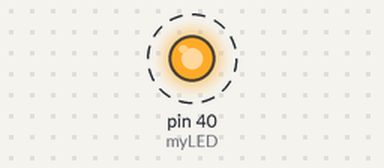
A sketch run on a simulated Arduino Mega 2560, built with avr-gcc and run on an emulated ATmega2560. On the bench: output pins drawn as LEDs (lit = HIGH). Dashed ring = blinking.

Above: at 0.2 s.
Timing chart, 0 to 3.0 s (numbered marks = the images above):
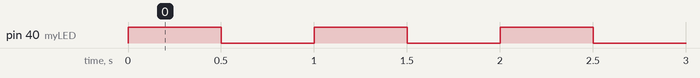

The sketch:

tiva01.ino
```cpp
//Blinking LED

const byte myLED = 40;

void setup()
{
  pinMode(myLED, OUTPUT);
  digitalWrite(myLED, 0);
}

void loop()
{
  digitalWrite(myLED, 1);
  delay(500);
  digitalWrite(myLED, 0);
  delay(500);
}
```

Measured:
- by itself, pin 40 (myLED): alternates HIGH for 0.50 s and LOW for 0.50 s
